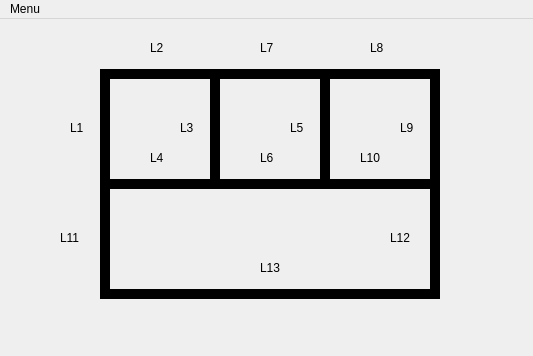
<?xml version="1.0" encoding="UTF-8"?>
<ui version="4.0">
 <class>servidor4trens</class>
 <widget class="QMainWindow" name="servidor4trens">
  <property name="geometry">
   <rect>
    <x>0</x>
    <y>0</y>
    <width>533</width>
    <height>356</height>
   </rect>
  </property>
  <property name="windowTitle">
   <string>Servidor - Interface dos Trens</string>
  </property>
  <widget class="QWidget" name="centralwidget">
   <widget class="Line" name="line_L2">
    <property name="geometry">
     <rect>
      <x>100</x>
      <y>50</y>
      <width>120</width>
      <height>10</height>
     </rect>
    </property>
    <property name="autoFillBackground">
     <bool>false</bool>
    </property>
    <property name="frameShadow">
     <enum>QFrame::Plain</enum>
    </property>
    <property name="lineWidth">
     <number>20</number>
    </property>
    <property name="midLineWidth">
     <number>0</number>
    </property>
    <property name="orientation">
     <enum>Qt::Horizontal</enum>
    </property>
   </widget>
   <widget class="Line" name="line_L1">
    <property name="geometry">
     <rect>
      <x>100</x>
      <y>50</y>
      <width>10</width>
      <height>120</height>
     </rect>
    </property>
    <property name="autoFillBackground">
     <bool>false</bool>
    </property>
    <property name="frameShadow">
     <enum>QFrame::Plain</enum>
    </property>
    <property name="lineWidth">
     <number>20</number>
    </property>
    <property name="midLineWidth">
     <number>0</number>
    </property>
    <property name="orientation">
     <enum>Qt::Vertical</enum>
    </property>
   </widget>
   <widget class="Line" name="line_L4">
    <property name="geometry">
     <rect>
      <x>100</x>
      <y>160</y>
      <width>120</width>
      <height>10</height>
     </rect>
    </property>
    <property name="autoFillBackground">
     <bool>false</bool>
    </property>
    <property name="frameShadow">
     <enum>QFrame::Plain</enum>
    </property>
    <property name="lineWidth">
     <number>20</number>
    </property>
    <property name="midLineWidth">
     <number>0</number>
    </property>
    <property name="orientation">
     <enum>Qt::Horizontal</enum>
    </property>
   </widget>
   <widget class="Line" name="line_L3">
    <property name="geometry">
     <rect>
      <x>210</x>
      <y>50</y>
      <width>10</width>
      <height>120</height>
     </rect>
    </property>
    <property name="autoFillBackground">
     <bool>false</bool>
    </property>
    <property name="frameShadow">
     <enum>QFrame::Plain</enum>
    </property>
    <property name="lineWidth">
     <number>20</number>
    </property>
    <property name="midLineWidth">
     <number>0</number>
    </property>
    <property name="orientation">
     <enum>Qt::Vertical</enum>
    </property>
   </widget>
   <widget class="Line" name="line_L7">
    <property name="geometry">
     <rect>
      <x>210</x>
      <y>50</y>
      <width>120</width>
      <height>10</height>
     </rect>
    </property>
    <property name="autoFillBackground">
     <bool>false</bool>
    </property>
    <property name="frameShadow">
     <enum>QFrame::Plain</enum>
    </property>
    <property name="lineWidth">
     <number>20</number>
    </property>
    <property name="midLineWidth">
     <number>0</number>
    </property>
    <property name="orientation">
     <enum>Qt::Horizontal</enum>
    </property>
   </widget>
   <widget class="Line" name="line_L6">
    <property name="geometry">
     <rect>
      <x>210</x>
      <y>160</y>
      <width>120</width>
      <height>10</height>
     </rect>
    </property>
    <property name="autoFillBackground">
     <bool>false</bool>
    </property>
    <property name="frameShadow">
     <enum>QFrame::Plain</enum>
    </property>
    <property name="lineWidth">
     <number>20</number>
    </property>
    <property name="midLineWidth">
     <number>0</number>
    </property>
    <property name="orientation">
     <enum>Qt::Horizontal</enum>
    </property>
   </widget>
   <widget class="Line" name="line_L5">
    <property name="geometry">
     <rect>
      <x>320</x>
      <y>50</y>
      <width>10</width>
      <height>120</height>
     </rect>
    </property>
    <property name="autoFillBackground">
     <bool>false</bool>
    </property>
    <property name="frameShadow">
     <enum>QFrame::Plain</enum>
    </property>
    <property name="lineWidth">
     <number>20</number>
    </property>
    <property name="midLineWidth">
     <number>0</number>
    </property>
    <property name="orientation">
     <enum>Qt::Vertical</enum>
    </property>
   </widget>
   <widget class="Line" name="line_L8">
    <property name="geometry">
     <rect>
      <x>320</x>
      <y>50</y>
      <width>120</width>
      <height>10</height>
     </rect>
    </property>
    <property name="autoFillBackground">
     <bool>false</bool>
    </property>
    <property name="frameShadow">
     <enum>QFrame::Plain</enum>
    </property>
    <property name="lineWidth">
     <number>20</number>
    </property>
    <property name="midLineWidth">
     <number>0</number>
    </property>
    <property name="orientation">
     <enum>Qt::Horizontal</enum>
    </property>
   </widget>
   <widget class="Line" name="line_L10">
    <property name="geometry">
     <rect>
      <x>320</x>
      <y>160</y>
      <width>120</width>
      <height>10</height>
     </rect>
    </property>
    <property name="autoFillBackground">
     <bool>false</bool>
    </property>
    <property name="frameShadow">
     <enum>QFrame::Plain</enum>
    </property>
    <property name="lineWidth">
     <number>20</number>
    </property>
    <property name="midLineWidth">
     <number>0</number>
    </property>
    <property name="orientation">
     <enum>Qt::Horizontal</enum>
    </property>
   </widget>
   <widget class="Line" name="line_L9">
    <property name="geometry">
     <rect>
      <x>430</x>
      <y>50</y>
      <width>10</width>
      <height>120</height>
     </rect>
    </property>
    <property name="autoFillBackground">
     <bool>false</bool>
    </property>
    <property name="frameShadow">
     <enum>QFrame::Plain</enum>
    </property>
    <property name="lineWidth">
     <number>20</number>
    </property>
    <property name="midLineWidth">
     <number>0</number>
    </property>
    <property name="orientation">
     <enum>Qt::Vertical</enum>
    </property>
   </widget>
   <widget class="Line" name="line_L11">
    <property name="geometry">
     <rect>
      <x>100</x>
      <y>160</y>
      <width>10</width>
      <height>120</height>
     </rect>
    </property>
    <property name="autoFillBackground">
     <bool>false</bool>
    </property>
    <property name="frameShadow">
     <enum>QFrame::Plain</enum>
    </property>
    <property name="lineWidth">
     <number>20</number>
    </property>
    <property name="midLineWidth">
     <number>0</number>
    </property>
    <property name="orientation">
     <enum>Qt::Vertical</enum>
    </property>
   </widget>
   <widget class="Line" name="line_L12">
    <property name="geometry">
     <rect>
      <x>430</x>
      <y>160</y>
      <width>10</width>
      <height>120</height>
     </rect>
    </property>
    <property name="autoFillBackground">
     <bool>false</bool>
    </property>
    <property name="frameShadow">
     <enum>QFrame::Plain</enum>
    </property>
    <property name="lineWidth">
     <number>20</number>
    </property>
    <property name="midLineWidth">
     <number>0</number>
    </property>
    <property name="orientation">
     <enum>Qt::Vertical</enum>
    </property>
   </widget>
   <widget class="Line" name="line_L13">
    <property name="geometry">
     <rect>
      <x>100</x>
      <y>270</y>
      <width>340</width>
      <height>10</height>
     </rect>
    </property>
    <property name="autoFillBackground">
     <bool>false</bool>
    </property>
    <property name="frameShadow">
     <enum>QFrame::Plain</enum>
    </property>
    <property name="lineWidth">
     <number>20</number>
    </property>
    <property name="midLineWidth">
     <number>0</number>
    </property>
    <property name="orientation">
     <enum>Qt::Horizontal</enum>
    </property>
   </widget>
   <widget class="QLabel" name="label_trem2">
    <property name="geometry">
     <rect>
      <x>250</x>
      <y>40</y>
      <width>30</width>
      <height>30</height>
     </rect>
    </property>
    <property name="layoutDirection">
     <enum>Qt::LeftToRight</enum>
    </property>
    <property name="autoFillBackground">
     <bool>false</bool>
    </property>
    <property name="lineWidth">
     <number>0</number>
    </property>
    <property name="text">
     <string/>
    </property>
    <property name="scaledContents">
     <bool>true</bool>
    </property>
    <property name="alignment">
     <set>Qt::AlignCenter</set>
    </property>
    <property name="indent">
     <number>0</number>
    </property>
   </widget>
   <widget class="QLabel" name="label_trem3">
    <property name="geometry">
     <rect>
      <x>360</x>
      <y>40</y>
      <width>30</width>
      <height>30</height>
     </rect>
    </property>
    <property name="layoutDirection">
     <enum>Qt::LeftToRight</enum>
    </property>
    <property name="autoFillBackground">
     <bool>false</bool>
    </property>
    <property name="lineWidth">
     <number>0</number>
    </property>
    <property name="text">
     <string/>
    </property>
    <property name="scaledContents">
     <bool>true</bool>
    </property>
    <property name="alignment">
     <set>Qt::AlignCenter</set>
    </property>
    <property name="indent">
     <number>0</number>
    </property>
   </widget>
   <widget class="QLabel" name="label_trem4">
    <property name="geometry">
     <rect>
      <x>260</x>
      <y>260</y>
      <width>30</width>
      <height>30</height>
     </rect>
    </property>
    <property name="layoutDirection">
     <enum>Qt::LeftToRight</enum>
    </property>
    <property name="autoFillBackground">
     <bool>false</bool>
    </property>
    <property name="lineWidth">
     <number>0</number>
    </property>
    <property name="text">
     <string/>
    </property>
    <property name="scaledContents">
     <bool>true</bool>
    </property>
    <property name="alignment">
     <set>Qt::AlignCenter</set>
    </property>
    <property name="indent">
     <number>0</number>
    </property>
   </widget>
   <widget class="QLabel" name="label_L1">
    <property name="geometry">
     <rect>
      <x>70</x>
      <y>100</y>
      <width>21</width>
      <height>17</height>
     </rect>
    </property>
    <property name="autoFillBackground">
     <bool>false</bool>
    </property>
    <property name="text">
     <string>L1</string>
    </property>
   </widget>
   <widget class="QLabel" name="label_L2">
    <property name="geometry">
     <rect>
      <x>150</x>
      <y>20</y>
      <width>21</width>
      <height>17</height>
     </rect>
    </property>
    <property name="autoFillBackground">
     <bool>false</bool>
    </property>
    <property name="text">
     <string>L2</string>
    </property>
   </widget>
   <widget class="QLabel" name="label_L3">
    <property name="geometry">
     <rect>
      <x>180</x>
      <y>100</y>
      <width>21</width>
      <height>17</height>
     </rect>
    </property>
    <property name="autoFillBackground">
     <bool>false</bool>
    </property>
    <property name="text">
     <string>L3</string>
    </property>
   </widget>
   <widget class="QLabel" name="label_L4">
    <property name="geometry">
     <rect>
      <x>150</x>
      <y>130</y>
      <width>21</width>
      <height>17</height>
     </rect>
    </property>
    <property name="autoFillBackground">
     <bool>false</bool>
    </property>
    <property name="text">
     <string>L4</string>
    </property>
   </widget>
   <widget class="QLabel" name="label_L5">
    <property name="geometry">
     <rect>
      <x>290</x>
      <y>100</y>
      <width>21</width>
      <height>17</height>
     </rect>
    </property>
    <property name="autoFillBackground">
     <bool>false</bool>
    </property>
    <property name="text">
     <string>L5</string>
    </property>
   </widget>
   <widget class="QLabel" name="label_L6">
    <property name="geometry">
     <rect>
      <x>260</x>
      <y>130</y>
      <width>21</width>
      <height>17</height>
     </rect>
    </property>
    <property name="autoFillBackground">
     <bool>false</bool>
    </property>
    <property name="text">
     <string>L6</string>
    </property>
   </widget>
   <widget class="QLabel" name="label_L7">
    <property name="geometry">
     <rect>
      <x>260</x>
      <y>20</y>
      <width>21</width>
      <height>17</height>
     </rect>
    </property>
    <property name="autoFillBackground">
     <bool>false</bool>
    </property>
    <property name="text">
     <string>L7</string>
    </property>
   </widget>
   <widget class="QLabel" name="label_L9">
    <property name="geometry">
     <rect>
      <x>400</x>
      <y>100</y>
      <width>21</width>
      <height>17</height>
     </rect>
    </property>
    <property name="autoFillBackground">
     <bool>false</bool>
    </property>
    <property name="text">
     <string>L9</string>
    </property>
   </widget>
   <widget class="QLabel" name="label_L8">
    <property name="geometry">
     <rect>
      <x>370</x>
      <y>20</y>
      <width>21</width>
      <height>17</height>
     </rect>
    </property>
    <property name="autoFillBackground">
     <bool>false</bool>
    </property>
    <property name="text">
     <string>L8</string>
    </property>
   </widget>
   <widget class="QLabel" name="label_L10">
    <property name="geometry">
     <rect>
      <x>360</x>
      <y>130</y>
      <width>31</width>
      <height>17</height>
     </rect>
    </property>
    <property name="autoFillBackground">
     <bool>false</bool>
    </property>
    <property name="text">
     <string>L10</string>
    </property>
   </widget>
   <widget class="QLabel" name="label_L13">
    <property name="geometry">
     <rect>
      <x>260</x>
      <y>240</y>
      <width>31</width>
      <height>17</height>
     </rect>
    </property>
    <property name="autoFillBackground">
     <bool>false</bool>
    </property>
    <property name="text">
     <string>L13</string>
    </property>
   </widget>
   <widget class="QLabel" name="label_L12">
    <property name="geometry">
     <rect>
      <x>390</x>
      <y>210</y>
      <width>31</width>
      <height>17</height>
     </rect>
    </property>
    <property name="autoFillBackground">
     <bool>false</bool>
    </property>
    <property name="text">
     <string>L12</string>
    </property>
   </widget>
   <widget class="QLabel" name="label_L11">
    <property name="geometry">
     <rect>
      <x>60</x>
      <y>210</y>
      <width>31</width>
      <height>17</height>
     </rect>
    </property>
    <property name="autoFillBackground">
     <bool>false</bool>
    </property>
    <property name="text">
     <string>L11</string>
    </property>
   </widget>
   <widget class="QLabel" name="label_trem1">
    <property name="geometry">
     <rect>
      <x>150</x>
      <y>40</y>
      <width>30</width>
      <height>30</height>
     </rect>
    </property>
    <property name="layoutDirection">
     <enum>Qt::LeftToRight</enum>
    </property>
    <property name="autoFillBackground">
     <bool>false</bool>
    </property>
    <property name="lineWidth">
     <number>0</number>
    </property>
    <property name="textFormat">
     <enum>Qt::AutoText</enum>
    </property>
    <property name="scaledContents">
     <bool>true</bool>
    </property>
    <property name="alignment">
     <set>Qt::AlignCenter</set>
    </property>
    <property name="indent">
     <number>0</number>
    </property>
   </widget>
  </widget>
  <widget class="QMenuBar" name="menubar">
   <property name="geometry">
    <rect>
     <x>0</x>
     <y>0</y>
     <width>533</width>
     <height>22</height>
    </rect>
   </property>
   <widget class="QMenu" name="menuMenu">
    <property name="title">
     <string>Menu</string>
    </property>
    <addaction name="separator"/>
    <addaction name="separator"/>
    <addaction name="actionStart"/>
    <addaction name="separator"/>
    <addaction name="actionQuit"/>
   </widget>
   <addaction name="menuMenu"/>
  </widget>
  <action name="actionStart">
   <property name="text">
    <string>Start</string>
   </property>
  </action>
  <action name="actionQuit">
   <property name="text">
    <string>Quit</string>
   </property>
  </action>
 </widget>
 <resources/>
 <connections/>
</ui>
